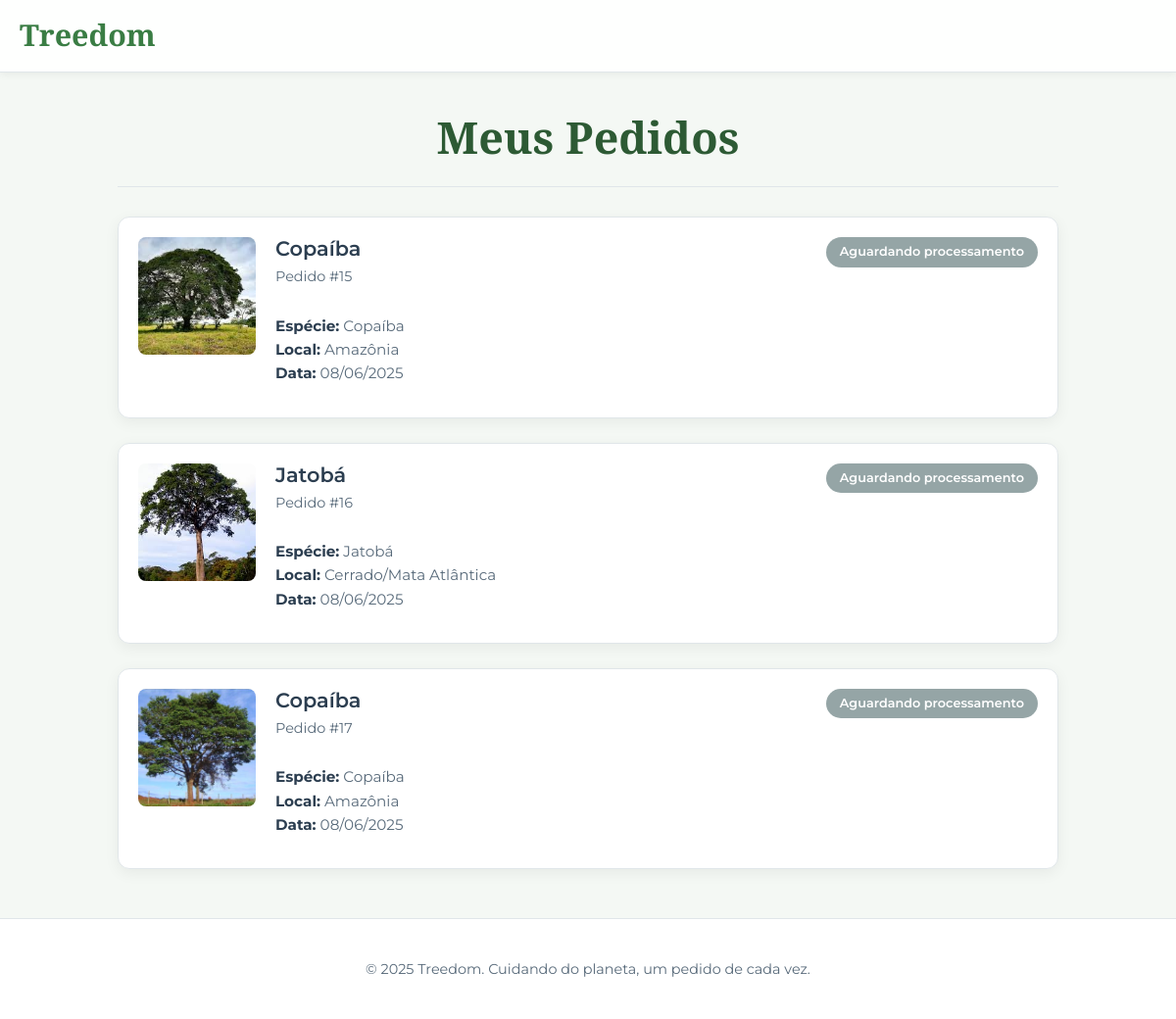
Page /pedidos.php (signed in) on the committed database.
### tables this page shows
CREATE TABLE `pedidos` (
  `id_pedido` int(11) NOT NULL,
  `id_user` int(11) DEFAULT NULL,
  `nome` varchar(100) DEFAULT NULL,
  `especie` varchar(100) DEFAULT NULL,
  `localidade` varchar(100) DEFAULT NULL,
  `data_pedido` date DEFAULT NULL,
  `status` varchar(150) DEFAULT NULL,
  `img` varchar(250) DEFAULT NULL
);

### pedidos.php (the view, shortened to what this page needs)
<?php
include_once("code/loginC.php");
$id_usuario = $_SESSION['id'];
$sql = "SELECT * FROM pedidos WHERE id_user = $id_usuario ORDER BY data_pedido DESC";
$result = $conexao->query($sql);
?>
<!DOCTYPE html>
<html lang="pt-BR">
<head>
</head>
<body>
    <nav>
        <div class="nav-container">
            <a href="inipage.php" class="logo">Treedom</a>
            </div>
    </nav>
    <div class="page-container">
        <h1 class="header-title">Meus Pedidos</h1>
        <div class="orders-grid">
            <?php while ($row = $result->fetch_assoc()): ?>
                <div class="order-card" style="animation-delay: <?= $result->current_field * 0.1 ?>s">
                    <img class="order-card-img" src="<?= htmlspecialchars($row['img'] ?? 'default-tree.jpg') ?>" alt="Imagem de <?= htmlspecialchars($row['especie']) ?>" />
                    <div class="order-card-details">
                        <div class="order-card-header">
                            <div>
                                <h2 class="order-card-title"><?= htmlspecialchars($row['nome']) ?></h2>
                                <p class="order-card-id">Pedido #<?= htmlspecialchars($row['id_pedido']) ?></p>
                            </div>
                            <span class="status-badge" data-status="<?= htmlspecialchars($row['status']) ?>">
                                <?= htmlspecialchars($row['status']) ?>
                            </span>
                        </div>
                        <div class="order-card-info">
                            <strong>Espécie:</strong> <?= htmlspecialchars($row['especie']) ?><br>
                            <strong>Local:</strong> <?= htmlspecialchars($row['localidade']) ?><br>
                            <strong>Data:</strong> <?= date("d/m/Y", strtotime($row['data_pedido'])) ?>
                        </div>
                    </div>
                </div>
            <?php endwhile; ?>
        </div>
    </div>
    <footer>
        <p>© <?php echo date("Y"); ?> Treedom. Cuidando do planeta, um pedido de cada vez.</p>
    </footer>
</body>
</html>

### pedidos.php (style rules this page uses)
:root { --primary: #3a7d44; --secondary: #2d5a34; --accent: #5cb85c; --bg-light: #f4f8f4; --surface-light: #ffffff; --text-dark: #2c3e50; --text-medium: #586a7a; --border-light: #e0e6e9; --blue: #3498db; --orange: #f39c12; --grey: #95a5a6; --item-shadow: rgba(0, 0, 0, 0.06); --item-hover-shadow: rgba(0, 0, 0, 0.1); }
*, *::before, *::after { box-sizing: border-box; }
body { font-family: 'Montserrat', sans-serif; margin: 0; padding: 0; color: var(--text-dark); background-color: var(--bg-light); line-height: 1.6; }
nav { background: rgba(255, 255, 255, 0.9); backdrop-filter: blur(8px); box-shadow: 0 2px 8px rgba(0,0,0,0.06); position: sticky; top: 0; z-index: 1000; padding: 12px 0; border-bottom: 1px solid var(--border-light); }
.nav-container { display: flex; justify-content: space-between; align-items: center; max-width: 1200px; margin: 0 auto; padding: 0 20px; }
.logo { font-family: 'Playfair Display', serif; font-size: 1.9rem; font-weight: 700; color: var(--primary); text-decoration: none; }
footer { background: var(--surface-light); color: var(--text-medium); padding: 25px 20px; text-align: center; margin-top: 50px; border-top: 1px solid var(--border-light); font-size: 0.9rem; }
.page-container { max-width: 1000px; margin: 30px auto; padding: 0 20px; }
.header-title { font-family: 'Playfair Display', serif; font-size: 2.8rem; color: var(--secondary); margin-bottom: 30px; padding-bottom: 15px; border-bottom: 1px solid var(--border-light); text-align: center; }
.orders-grid { display: grid; grid-template-columns: 1fr; gap: 25px; }
.order-card { background: var(--surface-light); border-radius: 12px; box-shadow: 0 4px 15px var(--item-shadow); display: flex; flex-wrap: wrap; gap: 20px; padding: 20px; border: 1px solid var(--border-light); transition: transform 0.3s ease, box-shadow 0.3s ease; opacity: 0; transform: translateY(30px); animation: cardAppear 0.5s ease-out forwards; }
.order-card-img { width: 120px; height: 120px; border-radius: 8px; object-fit: cover; flex-shrink: 0; }
.order-card-details { flex-grow: 1; min-width: 250px; }
.order-card-header { display: flex; justify-content: space-between; align-items: flex-start; gap: 15px; }
.order-card-title { font-size: 1.3rem; font-weight: 600; color: var(--text-dark); margin: 0; line-height: 1.2; }
.order-card-id { font-size: 0.9rem; color: var(--text-medium); margin-top: 4px; }
.order-card-info { font-size: 0.95rem; color: var(--text-medium); margin: 12px 0; }
.order-card-info strong { color: var(--text-dark); }
.status-badge { display: inline-block; padding: 5px 14px; border-radius: 20px; font-size: 0.8rem; font-weight: 600; color: white; flex-shrink: 0; }
.status-badge.status-pending { background-color: var(--grey); }

### rows in the picture
pedidos: shows a picture, nome "Copaíba", id_pedido "15", status "Aguardando processamento", especie "Copaíba", localidade "Amazônia", data_pedido "08/06/2025"
pedidos: shows a picture, nome "Jatobá", id_pedido "16", status "Aguardando processamento", especie "Jatobá", localidade "Cerrado/Mata Atlântica", data_pedido "08/06/2025"
pedidos: shows a picture, nome "Copaíba", id_pedido "17", status "Aguardando processamento", especie "Copaíba", localidade "Amazônia", data_pedido "08/06/2025"
